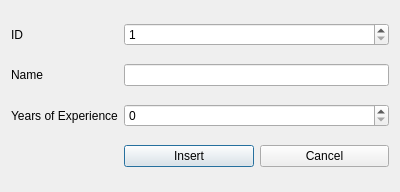
<?xml version="1.0" encoding="UTF-8"?>
<ui version="4.0">
 <class>DriverDialog</class>
 <widget class="QDialog" name="DriverDialog">
  <property name="geometry">
   <rect>
    <x>0</x>
    <y>0</y>
    <width>400</width>
    <height>192</height>
   </rect>
  </property>
  <property name="windowTitle">
   <string>Dialog</string>
  </property>
  <layout class="QGridLayout" name="gridLayout">
   <item row="1" column="0">
    <widget class="QLabel" name="label">
     <property name="text">
      <string>Name</string>
     </property>
    </widget>
   </item>
   <item row="0" column="0">
    <widget class="QLabel" name="label_3">
     <property name="text">
      <string>ID</string>
     </property>
    </widget>
   </item>
   <item row="1" column="1">
    <widget class="QLineEdit" name="txt_name"/>
   </item>
   <item row="2" column="0">
    <widget class="QLabel" name="label_2">
     <property name="text">
      <string>Years of Experience</string>
     </property>
    </widget>
   </item>
   <item row="0" column="1">
    <widget class="QSpinBox" name="spinBox_id">
     <property name="minimum">
      <number>1</number>
     </property>
     <property name="maximum">
      <number>999999999</number>
     </property>
    </widget>
   </item>
   <item row="2" column="1">
    <widget class="QSpinBox" name="spinBox_yoe">
     <property name="maximum">
      <number>100</number>
     </property>
    </widget>
   </item>
   <item row="4" column="1">
    <layout class="QHBoxLayout" name="horizontalLayout">
     <item>
      <widget class="QPushButton" name="btn_insert">
       <property name="text">
        <string>Insert</string>
       </property>
      </widget>
     </item>
     <item>
      <widget class="QPushButton" name="btn_cancel">
       <property name="text">
        <string>Cancel</string>
       </property>
      </widget>
     </item>
    </layout>
   </item>
  </layout>
 </widget>
 <resources/>
 <connections>
  <connection>
   <sender>btn_cancel</sender>
   <signal>clicked()</signal>
   <receiver>DriverDialog</receiver>
   <slot>reject()</slot>
   <hints>
    <hint type="sourcelabel">
     <x>314</x>
     <y>162</y>
    </hint>
    <hint type="destinationlabel">
     <x>317</x>
     <y>206</y>
    </hint>
   </hints>
  </connection>
 </connections>
</ui>
